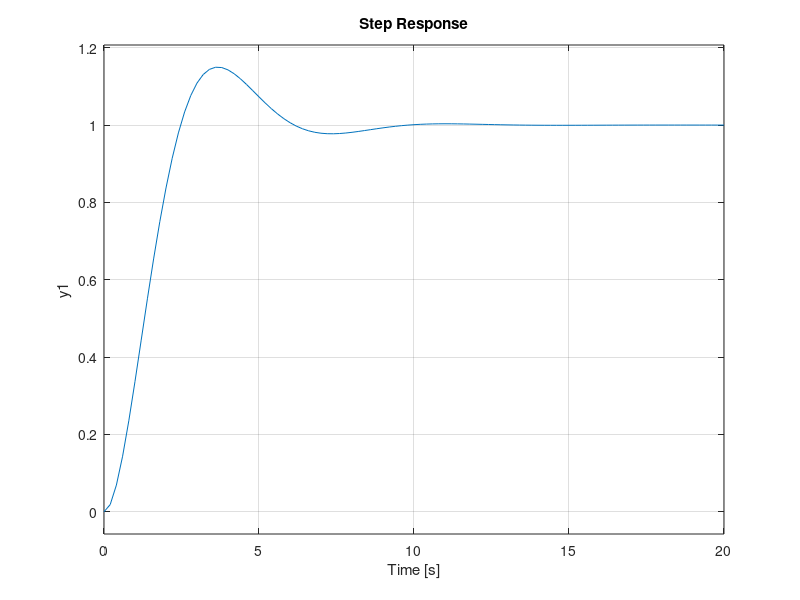

The MATLAB source for this figure:
clear all;
close all;
clc;

PO=15;
w=1;

zeta=abs(log(PO/100))/(sqrt(pi^2+log(PO/100)^2));

s=tf('s');
second_order=w^2/(s^2+2*zeta*w*s+w^2)

figure
step(second_order)